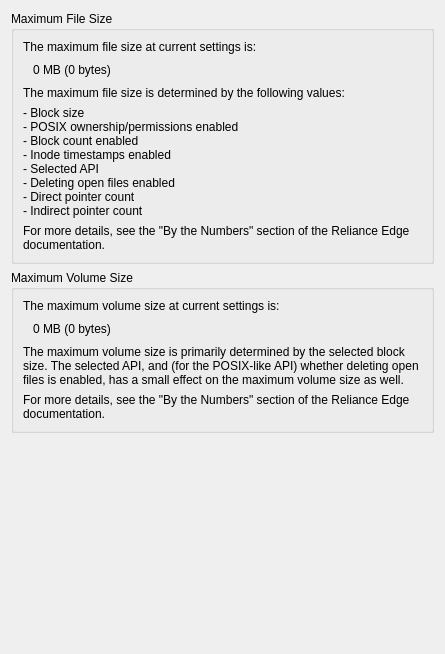
          <widget class="QWidget" name="scrollAreaWidgetContents_6">
           <property name="geometry">
            <rect>
             <x>0</x>
             <y>0</y>
             <width>445</width>
             <height>654</height>
            </rect>
           </property>
           <layout class="QVBoxLayout" name="verticalLayout_10">
            <item>
             <widget class="QGroupBox" name="gbTransactionPts_2">
              <property name="title">
               <string>Maximum File Size</string>
              </property>
              <layout class="QVBoxLayout" name="verticalLayout_34">
               <item>
                <widget class="QLabel" name="label_44">
                 <property name="text">
                  <string>The maximum file size at current settings is:</string>
                 </property>
                </widget>
               </item>
               <item>
                <layout class="QHBoxLayout" name="horizontalLayout_20">
                 <item>
                  <spacer name="horizontalSpacer_27">
                   <property name="orientation">
                    <enum>Qt::Horizontal</enum>
                   </property>
                   <property name="sizeType">
                    <enum>QSizePolicy::Fixed</enum>
                   </property>
                   <property name="sizeHint" stdset="0">
                    <size>
                     <width>10</width>
                     <height>20</height>
                    </size>
                   </property>
                  </spacer>
                 </item>
                 <item>
                  <widget class="QLabel" name="lFsizeBytes">
                   <property name="text">
                    <string>0 MB (0 bytes)</string>
                   </property>
                  </widget>
                 </item>
                 <item>
                  <spacer name="horizontalSpacer_28">
                   <property name="orientation">
                    <enum>Qt::Horizontal</enum>
                   </property>
                   <property name="sizeHint" stdset="0">
                    <size>
                     <width>40</width>
                     <height>20</height>
                    </size>
                   </property>
                  </spacer>
                 </item>
                </layout>
               </item>
               <item>
                <widget class="QLabel" name="label_47">
                 <property name="text">
                  <string>The maximum file size is determined by the following values:</string>
                 </property>
                 <property name="wordWrap">
                  <bool>true</bool>
                 </property>
                </widget>
               </item>
               <item>
                <widget class="QLabel" name="lFsizeDetails">
                 <property name="text">
                  <string>&lt;html&gt;&lt;head/&gt;&lt;body&gt;&lt;p&gt;- Block size&lt;br/&gt;- POSIX ownership/permissions enabled&lt;br/&gt;- Block count enabled&lt;br/&gt;- Inode timestamps enabled&lt;br/&gt;- Selected API&lt;br/&gt;- Deleting open files enabled&lt;br/&gt;- Direct pointer count&lt;br/&gt;- Indirect pointer count&lt;/p&gt;&lt;/body&gt;&lt;/html&gt;</string>
                 </property>
                 <property name="wordWrap">
                  <bool>false</bool>
                 </property>
                </widget>
               </item>
               <item>
                <widget class="QLabel" name="label_46">
                 <property name="text">
                  <string>For more details, see the &quot;By the Numbers&quot; section of the Reliance Edge documentation.</string>
                 </property>
                 <property name="wordWrap">
                  <bool>true</bool>
                 </property>
                </widget>
               </item>
              </layout>
             </widget>
            </item>
            <item>
             <widget class="QGroupBox" name="gbTransactionPts_3">
              <property name="title">
               <string>Maximum Volume Size</string>
              </property>
              <layout class="QVBoxLayout" name="verticalLayout_35">
               <item>
                <widget class="QLabel" name="label_45">
                 <property name="text">
                  <string>The maximum volume size at current settings is:</string>
                 </property>
                </widget>
               </item>
               <item>
                <layout class="QHBoxLayout" name="horizontalLayout_21">
                 <item>
                  <spacer name="horizontalSpacer_29">
                   <property name="orientation">
                    <enum>Qt::Horizontal</enum>
                   </property>
                   <property name="sizeType">
                    <enum>QSizePolicy::Fixed</enum>
                   </property>
                   <property name="sizeHint" stdset="0">
                    <size>
                     <width>10</width>
                     <height>20</height>
                    </size>
                   </property>
                  </spacer>
                 </item>
                 <item>
                  <widget class="QLabel" name="lVsizeBytes">
                   <property name="text">
                    <string>0 MB (0 bytes)</string>
                   </property>
                  </widget>
                 </item>
                 <item>
                  <spacer name="horizontalSpacer_30">
                   <property name="orientation">
                    <enum>Qt::Horizontal</enum>
                   </property>
                   <property name="sizeHint" stdset="0">
                    <size>
                     <width>40</width>
                     <height>20</height>
                    </size>
                   </property>
                  </spacer>
                 </item>
                </layout>
               </item>
               <item>
                <widget class="QLabel" name="label_48">
                 <property name="text">
                  <string>&lt;html&gt;&lt;head/&gt;&lt;body&gt;&lt;p&gt;The maximum volume size is primarily determined by the selected block size. The selected API, and (for the POSIX-like API) whether deleting open files is enabled, has a small effect on the maximum volume size as well.&lt;/p&gt;&lt;/body&gt;&lt;/html&gt;</string>
                 </property>
                 <property name="wordWrap">
                  <bool>true</bool>
                 </property>
                </widget>
               </item>
               <item>
                <widget class="QLabel" name="label_49">
                 <property name="text">
                  <string>For more details, see the &quot;By the Numbers&quot; section of the Reliance Edge documentation.</string>
                 </property>
                 <property name="wordWrap">
                  <bool>true</bool>
                 </property>
                </widget>
               </item>
              </layout>
             </widget>
            </item>
            <item>
             <spacer name="verticalSpacer_12">
              <property name="orientation">
               <enum>Qt::Vertical</enum>
              </property>
              <property name="sizeHint" stdset="0">
               <size>
                <width>20</width>
                <height>40</height>
               </size>
              </property>
             </spacer>
            </item>
           </layout>
          </widget>
